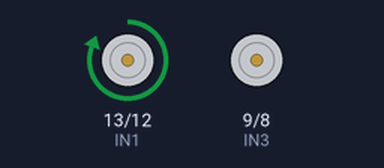
The sketch below on a simulated Arduino Uno, built with avr-gcc and run on an emulated ATmega328P. On the bench: motor-driver pin pairs drawn as motors (green arrow = first pin HIGH = forward, orange = second pin HIGH = backward, longer = more drive, scaled by the enable pin).

Above: at 2.0 s.
At 6.0 s:
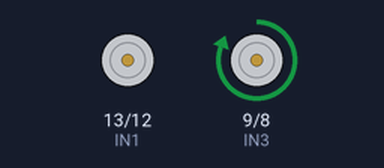
At 10.0 s:
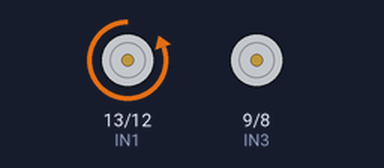
At 14.0 s:
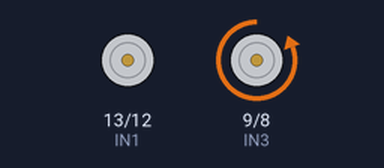
Timing chart, 0 to 20.8 s (numbered marks = the images above):
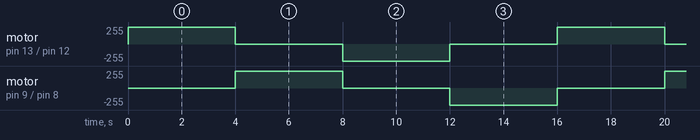

The sketch:

full.ino
```cpp
const int ENA = 11;    // PWM pour enroulement A
const int IN1 = 13;    // Direction enroulement A
const int IN2 = 12;    // Direction enroulement A
const int ENB = 10;    // PWM pour enroulement B
const int IN3 = 9;   // Direction enroulement B
const int IN4 = 8;   // Direction enroulement B

#define POLES 1
#define PAS_PAR_POLES 4

int pas = 0;

int modulo( int x, int n ) {
  return ((x % n) + n) % n;
}

void commandMoteur( int pas ) {
  digitalWrite(ENA, HIGH);
  digitalWrite(ENB, HIGH);

  pas = modulo(pas, 4);

  switch (pas) {
    case 0:
      digitalWrite(IN1, HIGH);
      digitalWrite(IN2, LOW);
      digitalWrite(IN3, LOW);
      digitalWrite(IN4, LOW);
      break;

    case 1:
      digitalWrite(IN1, LOW);
      digitalWrite(IN2, LOW);
      digitalWrite(IN3, HIGH);
      digitalWrite(IN4, LOW);
      break;

    case 2:
      digitalWrite(IN1, LOW);
      digitalWrite(IN2, HIGH);
      digitalWrite(IN3, LOW);
      digitalWrite(IN4, LOW);
      break;

    case 3:
      digitalWrite(IN1, LOW);
      digitalWrite(IN2, LOW);
      digitalWrite(IN3, LOW);
      digitalWrite(IN4, HIGH);
      break;
  }
}

void setup() {
  pinMode(ENA, OUTPUT);
  pinMode(IN1, OUTPUT);
  pinMode(IN2, OUTPUT);
  pinMode(ENB, OUTPUT);
  pinMode(IN3, OUTPUT);
  pinMode(IN4, OUTPUT);

  // Initialisation des sorties
  digitalWrite(IN1, LOW);
  digitalWrite(IN2, LOW);
  digitalWrite(IN3, LOW);
  digitalWrite(IN4, LOW);
  analogWrite(ENA, 0);
  analogWrite(ENB, 0);
}

void loop() {
  commandMoteur(pas);
  delay(4000/POLES/(PAS_PAR_POLES/4));

  pas = (pas + 1) % PAS_PAR_POLES;
}
```

Measured:
- by itself, motor on pin 13 (IN1) / pin 12 (IN2), motor on pin 9 (IN3) / pin 8 (IN4): repeats every 16.0 s: stopped 4.0 s, backward 255/255 4.0 s, stopped 4.0 s, forward 255/255 4.0 s
